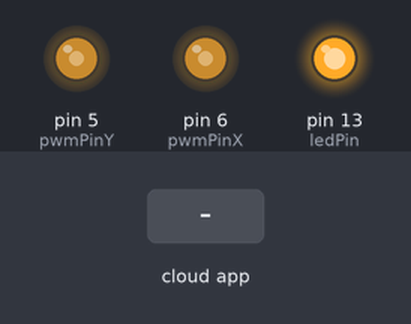
A sketch run on a simulated Arduino Uno, built with avr-gcc and run on an emulated ATmega328P. On the bench: output pins drawn as LEDs (lit = HIGH). Inputs (shaded band) come from the test bench. The ROS host is connected and sends only what is stated.

Above: at 1.2 s.
1.3 s: the phone or cloud app sets channel_x to 0
At 1.7 s:
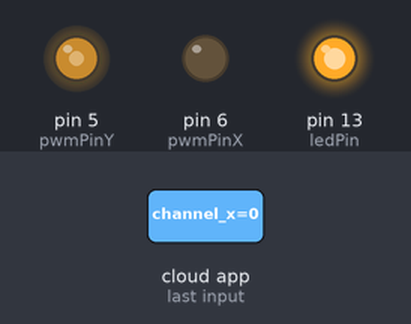
2.8 s: the phone or cloud app sets channel_y to 0
At 4.0 s:
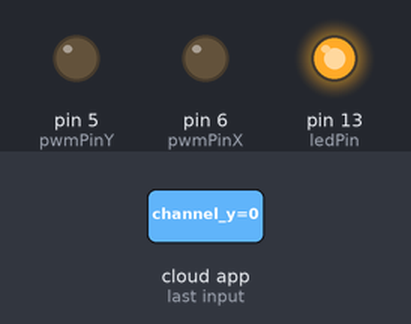
4.3 s: the phone or cloud app sets channel_x to 45
At 5.2 s:
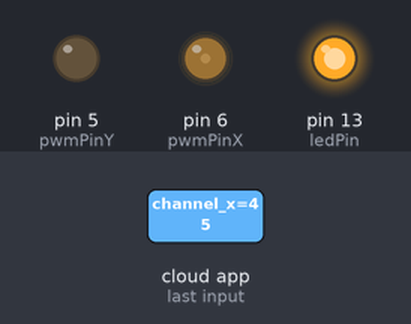
5.8 s: the phone or cloud app sets channel_y to 45
At 6.3 s:
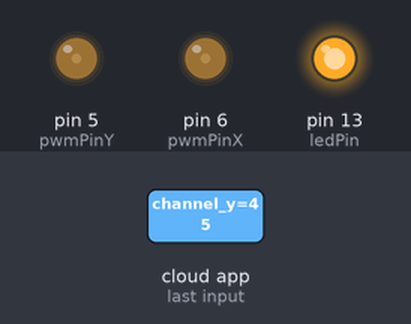
7.3 s: the phone or cloud app sets channel_x to 90
At 8.5 s:
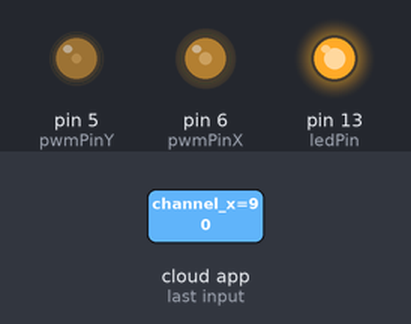
8.8 s: the phone or cloud app sets channel_y to 90
At 9.8 s:
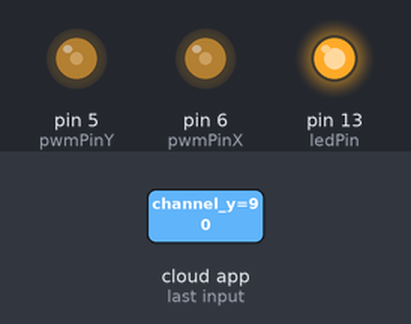
Timing chart, 0 to 11.3 s (numbered marks = the images above; inputs shaded):
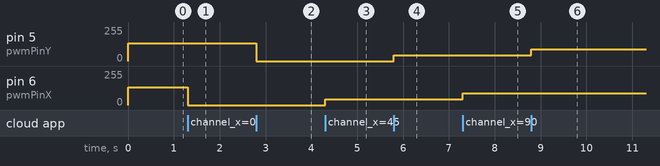

The sketch:

moving.ino
```cpp
#include <ros.h>
#include <std_msgs/Int16.h>

#define pwmPinY 5
#define pwmPinX 6
#define stopped 135
#define ledPin 13

volatile byte state = HIGH;

void getDirectionFromTopicX(const std_msgs::Int16 &pwm)
{
  moveX(pwm.data);
}

void getDirectionFromTopicY(const std_msgs::Int16 &pwm)
{
  moveY(pwm.data);
}

ros::NodeHandle node;
ros::Subscriber<std_msgs::Int16> movement_x("channel_x", &getDirectionFromTopicX);
ros::Subscriber<std_msgs::Int16> movement_y("channel_y", &getDirectionFromTopicY);

void setup()
{
  //Serial.begin(9600);
  pinMode(pwmPinY, OUTPUT);
  pinMode(ledPin, OUTPUT);
  pinMode(pwmPinX, OUTPUT);
  analogWrite(pwmPinY, stopped);
  digitalWrite(ledPin, state);
  analogWrite(pwmPinX, stopped);
  node.initNode();
  node.subscribe(movement_x);
  node.subscribe(movement_y);
}

void loop()
{
  node.spinOnce();
}

void moveX(int pwm)
{
  analogWrite(pwmPinX, pwm);
}

void moveY(int pwm)
{
  if(pwm > 135)
  {
    state =  !state;
    digitalWrite(ledPin, state);
  }
  analogWrite(pwmPinY, pwm);
}
```

Measured:
- after the input at 1.3 s, pin 6 (pwmPinX): 135/255 → 0/255 at once
- after the input at 2.8 s, pin 5 (pwmPinY): 135/255 → 0/255 at once
- after the input at 4.3 s, pin 6 (pwmPinX): 0/255 → 45/255 at once
- after the input at 5.8 s, pin 5 (pwmPinY): 0/255 → 45/255 at once
- after the input at 7.3 s, pin 6 (pwmPinX): 45/255 → 90/255 at once
- after the input at 8.8 s, pin 5 (pwmPinY): 45/255 → 90/255 at once
